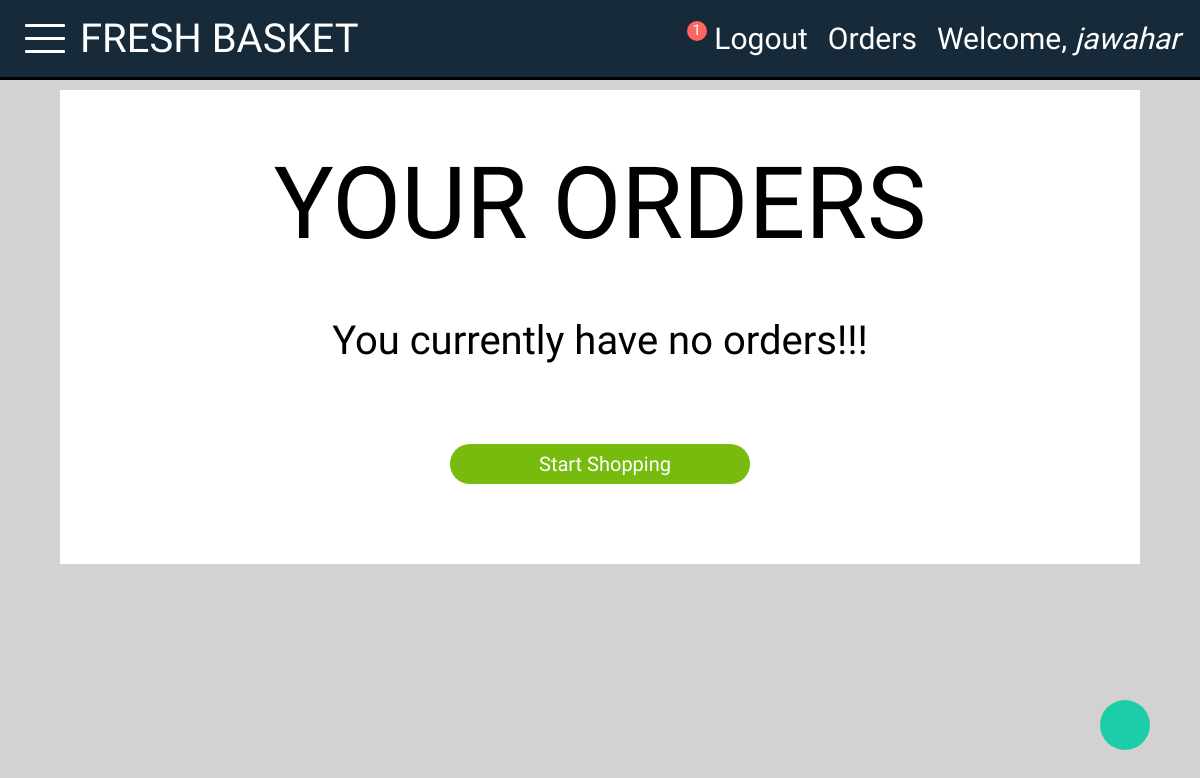
The page /basket_app/order/ (signed in) on the database as committed earlier.
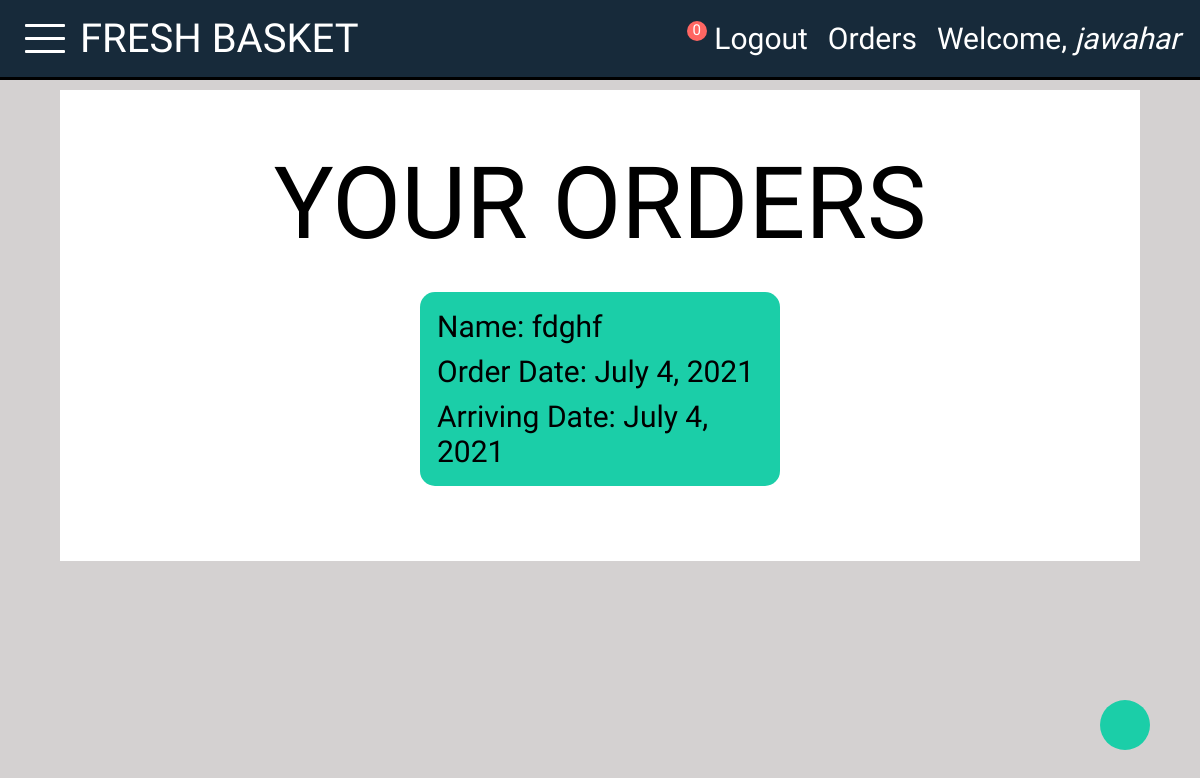
The same page on the database as committed later.
### basket_app/models.py (models this page shows, shortened)
class Order(models.Model):
    customer= models.ForeignKey("auth.user", on_delete=models.CASCADE, null=True)
    receiver= models.ForeignKey("Receiver",on_delete=models.CASCADE,null=True)
    order_date= models.DateField(null=True)
    arrival_date= models.DateField(null=True)

class Receiver(models.Model):
    recname= models.CharField(max_length=50,blank=True,null=False)
    address= models.CharField(max_length=256,blank=True,null=False)
    phone= models.CharField(max_length=10,blank=True,null=False)

### basket_app/views.py (the view)
# urls.py: path('order/',views.OrderView.as_view(), name='order'),
class OrderView(ListView):
    template_name= 'order.html'
    model= Order
    def get_context_data(self,**kwargs):
        context= super().get_context_data(**kwargs)
        context["cat"]= Category.objects.all
        context["count"]= Cart.objects.filter(customer= self.request.user).count()
        if Order.objects.filter(customer= self.request.user).count()==0:
            context["check"]=True
        else:
            order= Order.objects.filter(customer= self.request.user)
            context["orderr"]= order
            for x in order:
                item= OrderItem.objects.filter(order= x)
                context["items"]= item
                total= 0
                for c in item:
                    total= total + c.finalprice()
            context["total"]= total
        return context

### basket_app/models.py (called while the page is built)
    def finalprice(self):
        return self.product.price*self.qty

### templates/order.html (shortened to what this page needs)
{% extends 'base.html' %}
{% block base %}
{% load static %}
    <div class="container target">
        <h1 class="heading">YOUR ORDERS</h1>
        {% if check %}
            <p class="warning">You currently have no orders!!!</p>
            <a href="{% url 'index' %}">
                <button class="btn green">Start Shopping</button>
            </a>
        {% else %}
            <div class="all-orders">
                {% for order in orderr %}
                    <a href="{% url 'basket_app:orderdetail' pk=order.pk %}">
                        <div class="order-info">
                            <h1 class="order"><span class="field">Name:</span> {{order.receiver.recname}}</h1>
                            <h1 class="order"><span class="field">Order Date:</span> {{order.order_date}}</h1>
                            <h1 class="order"><span class="field">Arriving Date:</span> {{order.order_date}}</h1>
                        </div>
                    </a>
                {% endfor %}
            </div>
        {% endif %}
        <a href="#home" class="scroll-up-btn">
        </a>
    </div>
{% endblock %}

### templates/base.html (shortened to what this page needs)
{% load static %}
<!DOCTYPE html>
<html lang="en">
    <head>
        <link rel="stylesheet" href= "{% static 'css/basket.css' %}">
        <link rel="stylesheet" href="https://cdnjs.cloudflare.com/ajax/libs/font-awesome/5.15.3/css/all.min.css"integrity="sha512-iBBXm8fW90+nuLcSKlbmrPcLa0OT92xO1BIsZ+ywDWZCvqsWgccV3gFoRBv0z+8dLJgyAHIhR35VZc2oM/gI1w=="crossorigin="anonymous" />
    </head>
    <body>
        <div class="taskbar" id="home">
            <div class="part-1">
                {% if user.is_authenticated %}
                    <div class="menu">
                        <div class="line-1 line target"></div>
                        <div class="line-2 line"></div>
                        <div class="line-3 line target"></div>
                    </div>
                    <a href="{% url 'index' %}"class="logo-name">FRESH BASKET</a>
                {% else %}
                    <a href="{% url 'index' %}"class="logo-name">FRESH BASKET</a>
                {% endif %}
            </div>
            <div class="part-2">
                {% if user.is_authenticated %}
                    <div class="cart-sec">
                        <a href="{% url 'basket_app:cart' %}"></a>
                        <div class="circle">{{count}}</div>
                    </div>
                    <a class="tb-link" href="{% url 'basket_app:logout' %}">Logout</a>
                    <a class="tb-link" href="{% url 'basket_app:order' %}">Orders</a>
                    <p class="tb-link">Welcome, <span class="italic">{{user.username}}</span></p>
                {% else %}
                    <a class="tb-link" href="{% url 'basket_app:login' %}">Login</a>
                    <a class="tb-link" href="{% url 'sign_up' %}">SIGN UP</a>
                {% endif %}
            </div>
        </div>
        {% block base %}
        {% endblock %}
    </body>
</html>

Rows that differ between the two databases and show on the page:
added Order: receiver.recname "fdghf", order_date "July 4, 2021"
Other text that changed with them:
{{ count }}: "1" → "0"
text no longer shown: "You currently have no orders!!! Start Shopping"
